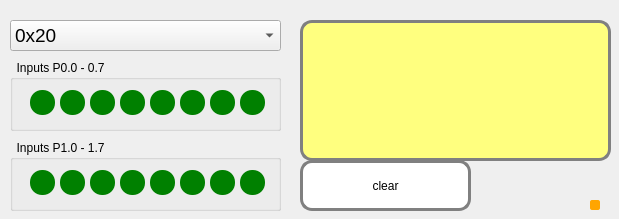
<?xml version="1.0" encoding="UTF-8"?>
<ui version="4.0">
 <class>Controller</class>
 <widget class="QWidget" name="Controller">
  <property name="enabled">
   <bool>true</bool>
  </property>
  <property name="geometry">
   <rect>
    <x>0</x>
    <y>0</y>
    <width>619</width>
    <height>219</height>
   </rect>
  </property>
  <property name="windowTitle">
   <string>led display</string>
  </property>
  <widget class="QGroupBox" name="inputsP0">
   <property name="geometry">
    <rect>
     <x>10</x>
     <y>60</y>
     <width>271</width>
     <height>71</height>
    </rect>
   </property>
   <property name="toolTip">
    <string>input green =on, red=off</string>
   </property>
   <property name="title">
    <string>  Inputs P0.0 - 0.7</string>
   </property>
   <widget class="QPushButton" name="led_7">
    <property name="geometry">
     <rect>
      <x>230</x>
      <y>30</y>
      <width>25</width>
      <height>25</height>
     </rect>
    </property>
    <property name="toolTip">
     <string>input bit 7</string>
    </property>
    <property name="styleSheet">
     <string notr="true">#led_7{
border-radius:12px}

#led_7:enabled{
background :green}


#led_7:!enabled{
background :red}</string>
    </property>
    <property name="text">
     <string/>
    </property>
   </widget>
   <widget class="QPushButton" name="led_6">
    <property name="geometry">
     <rect>
      <x>200</x>
      <y>30</y>
      <width>25</width>
      <height>25</height>
     </rect>
    </property>
    <property name="toolTip">
     <string>input bit 6</string>
    </property>
    <property name="styleSheet">
     <string notr="true">#led_6{
border-radius:12px}

#led_6:enabled{
background :green}


#led_6:!enabled{
background :red}</string>
    </property>
    <property name="text">
     <string/>
    </property>
   </widget>
   <widget class="QPushButton" name="led_4">
    <property name="geometry">
     <rect>
      <x>140</x>
      <y>30</y>
      <width>25</width>
      <height>25</height>
     </rect>
    </property>
    <property name="toolTip">
     <string>input bit 4</string>
    </property>
    <property name="styleSheet">
     <string notr="true">#led_4{
border-radius:12px}

#led_4:enabled{
background :green}


#led_4:!enabled{
background :red}</string>
    </property>
    <property name="text">
     <string/>
    </property>
   </widget>
   <widget class="QPushButton" name="led_0">
    <property name="enabled">
     <bool>true</bool>
    </property>
    <property name="geometry">
     <rect>
      <x>20</x>
      <y>30</y>
      <width>25</width>
      <height>25</height>
     </rect>
    </property>
    <property name="toolTip">
     <string>input green =on, red=off</string>
    </property>
    <property name="styleSheet">
     <string notr="true">#led_0{
border-radius:12px}

#led_0:enabled{
background :green}


#led_0:!enabled{
background :red}</string>
    </property>
    <property name="text">
     <string/>
    </property>
   </widget>
   <widget class="QPushButton" name="led_1">
    <property name="geometry">
     <rect>
      <x>50</x>
      <y>30</y>
      <width>25</width>
      <height>25</height>
     </rect>
    </property>
    <property name="toolTip">
     <string>input bit 1</string>
    </property>
    <property name="styleSheet">
     <string notr="true">#led_1{
border-radius:12px}

#led_1:enabled{
background :green}


#led_1:!enabled{
background :red}</string>
    </property>
    <property name="text">
     <string/>
    </property>
   </widget>
   <widget class="QPushButton" name="led_2">
    <property name="geometry">
     <rect>
      <x>80</x>
      <y>30</y>
      <width>25</width>
      <height>25</height>
     </rect>
    </property>
    <property name="toolTip">
     <string>input bit 2</string>
    </property>
    <property name="styleSheet">
     <string notr="true">#led_2{
border-radius:12px}

#led_2:enabled{
background :green}


#led_2:!enabled{
background :red}</string>
    </property>
    <property name="text">
     <string/>
    </property>
   </widget>
   <widget class="QPushButton" name="led_3">
    <property name="geometry">
     <rect>
      <x>110</x>
      <y>30</y>
      <width>25</width>
      <height>25</height>
     </rect>
    </property>
    <property name="toolTip">
     <string>input bit 3</string>
    </property>
    <property name="styleSheet">
     <string notr="true">#led_3{
border-radius:12px}

#led_3:enabled{
background :green}


#led_3:!enabled{
background :red}</string>
    </property>
    <property name="text">
     <string/>
    </property>
   </widget>
   <widget class="QPushButton" name="led_5">
    <property name="geometry">
     <rect>
      <x>170</x>
      <y>30</y>
      <width>25</width>
      <height>25</height>
     </rect>
    </property>
    <property name="toolTip">
     <string>input bit 5</string>
    </property>
    <property name="styleSheet">
     <string notr="true">#led_5{
border-radius:12px}

#led_5:enabled{
background :green}


#led_5:!enabled{
background :red}</string>
    </property>
    <property name="text">
     <string/>
    </property>
   </widget>
   <zorder>led_7</zorder>
   <zorder>led_6</zorder>
   <zorder>led_4</zorder>
   <zorder>led_1</zorder>
   <zorder>led_2</zorder>
   <zorder>led_3</zorder>
   <zorder>led_5</zorder>
   <zorder>led_0</zorder>
  </widget>
  <widget class="QGroupBox" name="inputsP1">
   <property name="geometry">
    <rect>
     <x>10</x>
     <y>140</y>
     <width>271</width>
     <height>71</height>
    </rect>
   </property>
   <property name="toolTip">
    <string>outputs green=on, red=off</string>
   </property>
   <property name="title">
    <string>  Inputs P1.0 - 1.7</string>
   </property>
   <widget class="QPushButton" name="led_9">
    <property name="geometry">
     <rect>
      <x>50</x>
      <y>30</y>
      <width>25</width>
      <height>25</height>
     </rect>
    </property>
    <property name="toolTip">
     <string>input bit 3</string>
    </property>
    <property name="styleSheet">
     <string notr="true">#led_9{
border-radius:12px}

#led_9:enabled{
background :green}


#led_9:!enabled{
background :red}</string>
    </property>
    <property name="text">
     <string/>
    </property>
   </widget>
   <widget class="QPushButton" name="led_10">
    <property name="geometry">
     <rect>
      <x>80</x>
      <y>30</y>
      <width>25</width>
      <height>25</height>
     </rect>
    </property>
    <property name="toolTip">
     <string>input bit 5</string>
    </property>
    <property name="styleSheet">
     <string notr="true">#led_10{
border-radius:12px}

#led_10:enabled{
background :green}


#led_10:!enabled{
background :red}</string>
    </property>
    <property name="text">
     <string/>
    </property>
   </widget>
   <widget class="QPushButton" name="led_11">
    <property name="geometry">
     <rect>
      <x>110</x>
      <y>30</y>
      <width>25</width>
      <height>25</height>
     </rect>
    </property>
    <property name="toolTip">
     <string>input bit 1</string>
    </property>
    <property name="styleSheet">
     <string notr="true">#led_11{
border-radius:12px}

#led_11:enabled{
background :green}


#led_11:!enabled{
background :red}</string>
    </property>
    <property name="text">
     <string/>
    </property>
   </widget>
   <widget class="QPushButton" name="led_12">
    <property name="geometry">
     <rect>
      <x>140</x>
      <y>30</y>
      <width>25</width>
      <height>25</height>
     </rect>
    </property>
    <property name="toolTip">
     <string>input bit 6</string>
    </property>
    <property name="styleSheet">
     <string notr="true">#led_12{
border-radius:12px}

#led_12:enabled{
background :green}


#led_12:!enabled{
background :red}</string>
    </property>
    <property name="text">
     <string/>
    </property>
   </widget>
   <widget class="QPushButton" name="led_13">
    <property name="geometry">
     <rect>
      <x>170</x>
      <y>30</y>
      <width>25</width>
      <height>25</height>
     </rect>
    </property>
    <property name="toolTip">
     <string>input bit 7</string>
    </property>
    <property name="styleSheet">
     <string notr="true">#led_13{
border-radius:12px}

#led_13:enabled{
background :green}


#led_13:!enabled{
background :red}</string>
    </property>
    <property name="text">
     <string/>
    </property>
   </widget>
   <widget class="QPushButton" name="led_14">
    <property name="geometry">
     <rect>
      <x>200</x>
      <y>30</y>
      <width>25</width>
      <height>25</height>
     </rect>
    </property>
    <property name="toolTip">
     <string>input bit 4</string>
    </property>
    <property name="styleSheet">
     <string notr="true">#led_14{
border-radius:12px}

#led_14:enabled{
background :green}


#led_14:!enabled{
background :red}</string>
    </property>
    <property name="text">
     <string/>
    </property>
   </widget>
   <widget class="QPushButton" name="led_15">
    <property name="enabled">
     <bool>true</bool>
    </property>
    <property name="geometry">
     <rect>
      <x>230</x>
      <y>30</y>
      <width>25</width>
      <height>25</height>
     </rect>
    </property>
    <property name="toolTip">
     <string>input green =on, red=off</string>
    </property>
    <property name="styleSheet">
     <string notr="true">#led_15{
border-radius:12px}

#led_15:enabled{
background :green}


#led_15:!enabled{
background :red}</string>
    </property>
    <property name="text">
     <string/>
    </property>
   </widget>
   <widget class="QPushButton" name="led_8">
    <property name="geometry">
     <rect>
      <x>20</x>
      <y>30</y>
      <width>25</width>
      <height>25</height>
     </rect>
    </property>
    <property name="toolTip">
     <string>input bit 2</string>
    </property>
    <property name="styleSheet">
     <string notr="true">#led_8{
border-radius:12px}

#led_8:enabled{
background :green}


#led_8:!enabled{
background :red}</string>
    </property>
    <property name="text">
     <string/>
    </property>
   </widget>
  </widget>
  <widget class="QComboBox" name="input_selector">
   <property name="geometry">
    <rect>
     <x>10</x>
     <y>20</y>
     <width>271</width>
     <height>31</height>
    </rect>
   </property>
   <property name="font">
    <font>
     <pointsize>14</pointsize>
    </font>
   </property>
   <property name="toolTip">
    <string>input green =on, red=off</string>
   </property>
   <item>
    <property name="text">
     <string>0x20</string>
    </property>
   </item>
   <item>
    <property name="text">
     <string>0x21</string>
    </property>
   </item>
   <item>
    <property name="text">
     <string>0x22</string>
    </property>
   </item>
   <item>
    <property name="text">
     <string>0x23</string>
    </property>
   </item>
   <item>
    <property name="text">
     <string>0x24</string>
    </property>
   </item>
   <item>
    <property name="text">
     <string>0x25</string>
    </property>
   </item>
  </widget>
  <widget class="QPushButton" name="heartbeat">
   <property name="enabled">
    <bool>false</bool>
   </property>
   <property name="geometry">
    <rect>
     <x>590</x>
     <y>200</y>
     <width>10</width>
     <height>10</height>
    </rect>
   </property>
   <property name="toolTip">
    <string>heartbeat</string>
   </property>
   <property name="autoFillBackground">
    <bool>false</bool>
   </property>
   <property name="styleSheet">
    <string notr="true">
#heartbeat {
border-radius:2px}

#heartbeat:enabled {
background :yellow}

#heartbeat:!enabled {
background: orange}

</string>
   </property>
   <property name="text">
    <string/>
   </property>
   <property name="checkable">
    <bool>false</bool>
   </property>
   <property name="checked">
    <bool>false</bool>
   </property>
   <property name="flat">
    <bool>false</bool>
   </property>
  </widget>
  <widget class="QListWidget" name="led_status">
   <property name="geometry">
    <rect>
     <x>300</x>
     <y>20</y>
     <width>311</width>
     <height>141</height>
    </rect>
   </property>
   <property name="font">
    <font>
     <family>Courier</family>
     <pointsize>8</pointsize>
    </font>
   </property>
   <property name="styleSheet">
    <string notr="true">#led_status{
border: 3px solid gray;
border-radius:12px;
background:rgb(255,255,127)}</string>
   </property>
   <property name="flow">
    <enum>QListView::TopToBottom</enum>
   </property>
   <property name="batchSize">
    <number>10</number>
   </property>
   <property name="currentRow">
    <number>-1</number>
   </property>
  </widget>
  <widget class="QPushButton" name="pb_clear">
   <property name="geometry">
    <rect>
     <x>300</x>
     <y>160</y>
     <width>171</width>
     <height>51</height>
    </rect>
   </property>
   <property name="styleSheet">
    <string notr="true">#pb_clear{
border: 3px solid gray;
border-radius:12px;
background:white
}</string>
   </property>
   <property name="text">
    <string>clear</string>
   </property>
   <property name="checkable">
    <bool>true</bool>
   </property>
   <property name="checked">
    <bool>false</bool>
   </property>
   <property name="autoRepeat">
    <bool>false</bool>
   </property>
   <property name="autoExclusive">
    <bool>true</bool>
   </property>
  </widget>
  <zorder>inputsP1</zorder>
  <zorder>inputsP0</zorder>
  <zorder>input_selector</zorder>
  <zorder>heartbeat</zorder>
  <zorder>led_status</zorder>
  <zorder>pb_clear</zorder>
 </widget>
 <resources/>
 <connections/>
</ui>
